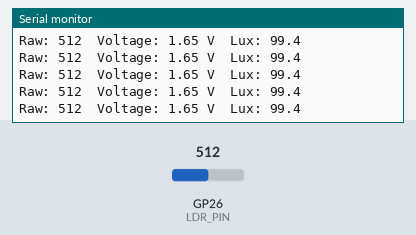
Bench run of a sketch on a simulated Raspberry Pi Pico. Shown: the last lines printed to the serial monitor. The inputs (shaded band) are chosen by the test bench; at power-on: GP26 (LDR_PIN) = 512.

Above: at 1.3 s.
1.4 s: GP26 (LDR_PIN) set to 0
At 1.69 s:
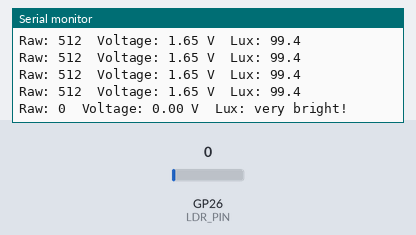
3.5 s: GP26 (LDR_PIN) set to 122
At 3.7 s:
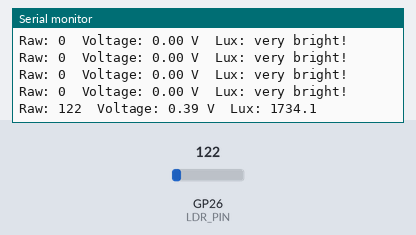

The sketch:

sketch.ino
```cpp
// ------------------------------------------------------------
// Project 09 - LDR Light Sensor
// Read light levels from a photoresistor (LDR) module and
// convert them into approximate lux values.
//
// Wiring:
//   LDR module AO  -> GP26 / A0 (Physical Pin 31)
//   LDR module VCC -> 3V3       (Physical Pin 36)
//   LDR module GND -> GND       (Physical Pin 3)
//   (DO digital output is not used in this project)
// ------------------------------------------------------------

const int LDR_PIN = A0;        // analog input = GP26, physical pin 31

// These must match the module's attributes in diagram.json
const float GAMMA = 0.7;
const float RL10  = 50.0;      // LDR resistance (k-ohms) at 10 lux

unsigned long lastPrint = 0;

void setup() {
  Serial.begin(115200);
  Serial.println("Light sensor running...");
}

void loop() {
  if (millis() - lastPrint > 250) {     // update 4x per second
    lastPrint = millis();

    int rawValue = analogRead(LDR_PIN);           // 0..1023
    float voltage = rawValue * 3.3 / 1023.0;      // 0..3.3 V

    // Convert voltage -> LDR resistance -> lux
    // (module: LDR on top, 10k resistor to ground)
    float resistance = 10000.0 * voltage / (3.3 - voltage + 0.0001);

    Serial.print("Raw: ");
    Serial.print(rawValue);
    Serial.print("  Voltage: ");
    Serial.print(voltage, 2);
    Serial.print(" V");
    if (resistance > 1 && isfinite(resistance)) {
      float lux = pow(RL10 * 1e3 * pow(10, GAMMA) / resistance,
                      1.0 / GAMMA);
      Serial.print("  Lux: ");
      Serial.println(lux, 1);
    } else {
      Serial.println("  Lux: very bright!");
    }
  }
}
```

Measured:
- after the input at 1.4 s, the serial monitor: prints a new line after 0.11 s (image 1)
- after the input at 3.5 s, the serial monitor: prints a new line at once (image 2)
